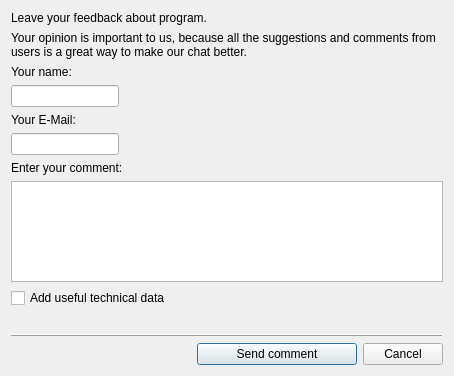
<?xml version="1.0" encoding="UTF-8"?>
<ui version="4.0">
 <class>CommentDialogClass</class>
 <widget class="QDialog" name="CommentDialogClass">
  <property name="geometry">
   <rect>
    <x>0</x>
    <y>0</y>
    <width>454</width>
    <height>376</height>
   </rect>
  </property>
  <property name="minimumSize">
   <size>
    <width>450</width>
    <height>350</height>
   </size>
  </property>
  <property name="windowTitle">
   <string>Your comments</string>
  </property>
  <layout class="QVBoxLayout" name="verticalLayout">
   <item>
    <layout class="QVBoxLayout" name="vertLayoutHeader">
     <item>
      <widget class="QLabel" name="lblHead">
       <property name="sizePolicy">
        <sizepolicy hsizetype="Preferred" vsizetype="Fixed">
         <horstretch>0</horstretch>
         <verstretch>0</verstretch>
        </sizepolicy>
       </property>
       <property name="text">
        <string>Leave your feedback about program.</string>
       </property>
      </widget>
     </item>
     <item>
      <widget class="QLabel" name="lblBody">
       <property name="sizePolicy">
        <sizepolicy hsizetype="Preferred" vsizetype="Minimum">
         <horstretch>0</horstretch>
         <verstretch>0</verstretch>
        </sizepolicy>
       </property>
       <property name="text">
        <string>Your opinion is important to us, because all the suggestions and comments from users is a great way to make our chat better.</string>
       </property>
       <property name="wordWrap">
        <bool>true</bool>
       </property>
      </widget>
     </item>
    </layout>
   </item>
   <item>
    <layout class="QVBoxLayout" name="vertLayoutName">
     <item>
      <widget class="QLabel" name="lblYourName">
       <property name="sizePolicy">
        <sizepolicy hsizetype="Preferred" vsizetype="Fixed">
         <horstretch>0</horstretch>
         <verstretch>0</verstretch>
        </sizepolicy>
       </property>
       <property name="text">
        <string>Your name:</string>
       </property>
      </widget>
     </item>
     <item>
      <widget class="QLineEdit" name="lneYourName">
       <property name="sizePolicy">
        <sizepolicy hsizetype="Fixed" vsizetype="Fixed">
         <horstretch>0</horstretch>
         <verstretch>0</verstretch>
        </sizepolicy>
       </property>
      </widget>
     </item>
     <item>
      <widget class="QLabel" name="lblEMail">
       <property name="text">
        <string>Your E-Mail:</string>
       </property>
      </widget>
     </item>
     <item>
      <widget class="QLineEdit" name="lneEMail">
       <property name="sizePolicy">
        <sizepolicy hsizetype="Fixed" vsizetype="Fixed">
         <horstretch>0</horstretch>
         <verstretch>0</verstretch>
        </sizepolicy>
       </property>
      </widget>
     </item>
    </layout>
   </item>
   <item>
    <layout class="QVBoxLayout" name="vertLayoutComment">
     <item>
      <widget class="QLabel" name="lblComment">
       <property name="text">
        <string>Enter your comment:</string>
       </property>
      </widget>
     </item>
     <item>
      <widget class="QTextEdit" name="tedComment"/>
     </item>
     <item>
      <widget class="QCheckBox" name="chbAddTechData">
       <property name="text">
        <string>Add useful technical data</string>
       </property>
      </widget>
     </item>
     <item>
      <widget class="QLabel" name="lblTechData">
       <property name="text">
        <string/>
       </property>
      </widget>
     </item>
    </layout>
   </item>
   <item>
    <widget class="QFrame" name="frame_2">
     <property name="frameShape">
      <enum>QFrame::HLine</enum>
     </property>
     <property name="frameShadow">
      <enum>QFrame::Raised</enum>
     </property>
    </widget>
   </item>
   <item>
    <layout class="QHBoxLayout" name="horizLayoutControls">
     <item>
      <spacer name="horizontalSpacer">
       <property name="orientation">
        <enum>Qt::Horizontal</enum>
       </property>
       <property name="sizeHint" stdset="0">
        <size>
         <width>40</width>
         <height>20</height>
        </size>
       </property>
      </spacer>
     </item>
     <item>
      <widget class="QLabel" name="lblSendStatusIcon">
       <property name="text">
        <string/>
       </property>
      </widget>
     </item>
     <item>
      <widget class="QLabel" name="lblSendCommentStatus">
       <property name="text">
        <string/>
       </property>
       <property name="textFormat">
        <enum>Qt::PlainText</enum>
       </property>
       <property name="scaledContents">
        <bool>true</bool>
       </property>
       <property name="wordWrap">
        <bool>true</bool>
       </property>
      </widget>
     </item>
     <item>
      <widget class="QPushButton" name="pbtSendComment">
       <property name="sizePolicy">
        <sizepolicy hsizetype="MinimumExpanding" vsizetype="Fixed">
         <horstretch>0</horstretch>
         <verstretch>0</verstretch>
        </sizepolicy>
       </property>
       <property name="minimumSize">
        <size>
         <width>120</width>
         <height>0</height>
        </size>
       </property>
       <property name="text">
        <string>Send comment</string>
       </property>
       <property name="default">
        <bool>true</bool>
       </property>
      </widget>
     </item>
     <item>
      <widget class="QDialogButtonBox" name="buttonBox">
       <property name="sizePolicy">
        <sizepolicy hsizetype="Fixed" vsizetype="Fixed">
         <horstretch>0</horstretch>
         <verstretch>0</verstretch>
        </sizepolicy>
       </property>
       <property name="standardButtons">
        <set>QDialogButtonBox::Cancel</set>
       </property>
      </widget>
     </item>
    </layout>
   </item>
  </layout>
 </widget>
 <layoutdefault spacing="6" margin="11"/>
 <resources/>
 <connections>
  <connection>
   <sender>buttonBox</sender>
   <signal>rejected()</signal>
   <receiver>CommentDialogClass</receiver>
   <slot>reject()</slot>
   <hints>
    <hint type="sourcelabel">
     <x>273</x>
     <y>323</y>
    </hint>
    <hint type="destinationlabel">
     <x>267</x>
     <y>25</y>
    </hint>
   </hints>
  </connection>
 </connections>
</ui>
